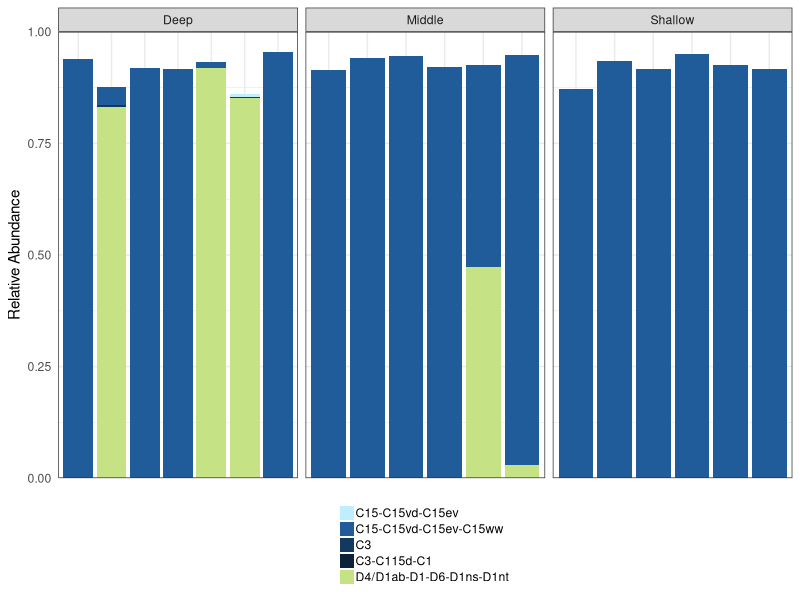
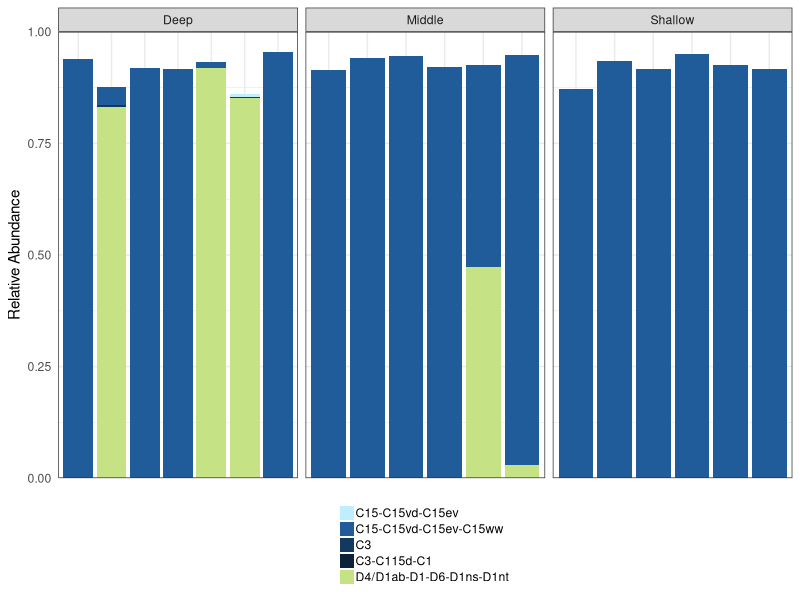

Generate these figures, in order, with R:
## ---- chunk 1
knitr::opts_chunk$set(echo = TRUE)
## ---- chunk 2
library(tidyverse)
library(ggplot2)
library(writexl)
library(vegan)
## ---- chunk 3
raw_lines <- readLines("data/ITS2/its2_type_profiles/553_20250131T130103_DBV_20250201T092521.profiles.relative.abund_and_meta.txt")

# Find where the actual abundance data starts
data_start <- grep("^216", raw_lines)[1]

# Split the file
metadata_lines <- raw_lines[1:(data_start - 1)]
data_lines <- raw_lines[data_start:(length(raw_lines)-2)]
extra_lines <- raw_lines[(length(raw_lines)-1):length(raw_lines)]


# Read metadata table
meta <- read.delim(text = paste(metadata_lines, collapse = "\n"), header = FALSE, sep = "\t", stringsAsFactors = FALSE)

    # transpose table
   meta_t <- as.data.frame(t(meta[ , -2]))
    # set the first row as column names
    colnames(meta_t) <- meta_t[1, ]
    # remove first row
    meta_t <- meta_t[-1, ]


# Read abundance data
relabund <- read.delim(text = paste(data_lines, collapse = "\n"), header = FALSE, sep = "\t", stringsAsFactors = FALSE)

    # Add headers from last row of meta
    headers <- as.character(meta[nrow(meta), 3:7])

    # Create full header vector
    full_headers <- c("sample_id", "sample_name", headers)

    # Assign to relabund
    colnames(relabund) <- full_headers

    # Reshape dataframe to long format
    relabund_long <- relabund %>% 
      pivot_longer(cols = 3:ncol(relabund), 
                   names_to = "ITS2_type_profile", 
                   values_to = "relative_abundance") %>% 
      mutate(Depth = case_when(grepl("Deep", sample_name) ~ "Deep",
                               grepl("Shall", sample_name) ~ "Shallow",
                               grepl("Midd", sample_name) ~ "Middle")) 
    
write_xlsx(relabund, "data/ITS2/ITS2_type_relabund.xlsx")

# Plot Relative Abundance 
rel_abund_ITS2 <- ggplot(relabund_long, aes(x = sample_name,y = relative_abundance,fill = ITS2_type_profile)) +
  geom_bar(stat = "identity") +
  facet_wrap(~Depth, scales = "free_x") +
  scale_y_continuous(expand = c(0, 0)) +
  coord_cartesian(ylim = c(0, 1)) +
  scale_fill_manual(values = c( "lightblue1","#1F5C99","#123a61", "#0b2238", "#C5E384")) +
  theme_bw() +
  labs(y = "Relative Abundance", fill = "Type Profile") +
  theme(axis.text.x = element_blank(),
        axis.title.x = element_blank(),
        axis.ticks = element_blank(),
        legend.spacing.x = unit(0.2, "cm"),  
        legend.spacing.y = unit(0.1, "cm"),  
        legend.key.size = unit(0.8, "lines"), 
        legend.text = element_text(margin = margin(r = 2, unit = "pt")),
        legend.title = element_blank(),
  legend.position = "bottom",
  legend.direction = "vertical")

ggsave(
  filename = "Plots/ITS2/rel_abund_ITS2.pdf",  # Name of the output file
  plot = rel_abund_ITS2,                      # Specify the plot to save
  width = 7,                            # Width in inches
  height = 5                            # Height in inches
)

ggsave(
  filename = "Plots/ITS2/rel_abund_ITS2.png",  # Name of the output file
  plot = rel_abund_ITS2,                      # Specify the plot to save
  width = 7,                            # Width in inches
  height = 5                            # Height in inches
)
## ---- chunk 4
# Do the overall ITS2 type compositions differ between sites (Inshore vs Offshore) based on their relative abundances?
relabund <- relabund %>%
  mutate(Depth = case_when(
    grepl("Deep", sample_name) ~ "Deep",
    grepl("Midd", sample_name) ~ "Middle",
    grepl("Shall", sample_name) ~ "Shallow")) 
 # gather(key = "ITS2_type", value = "rel_ab", -Site, -sample_id, -sample_name)

its2_types <- relabund[, 3:(ncol(relabund)-1)]  # adjust column indices if needed

set.seed(123)

disp <- betadisper(vegdist(its2_types, method="bray"), relabund$Depth)

anova(disp)

ITS2_type_permanova <- adonis2(its2_types ~ Depth, data = relabund, method = "bray")

ITS2_type_permanova
## ---- chunk 5
shallvsdeep <- relabund %>%
  filter(Depth == "Deep" | Depth == "Shallow")

its2_types <- shallvsdeep[, 3:(ncol(shallvsdeep)-1)]  # adjust column indices if needed

set.seed(123)

disp <- betadisper(vegdist(its2_types, method="bray"), shallvsdeep$Depth)

anova(disp)

ITS2_type_permanova <- adonis2(its2_types ~ Depth, data = shallvsdeep, method = "bray")

ITS2_type_permanova
